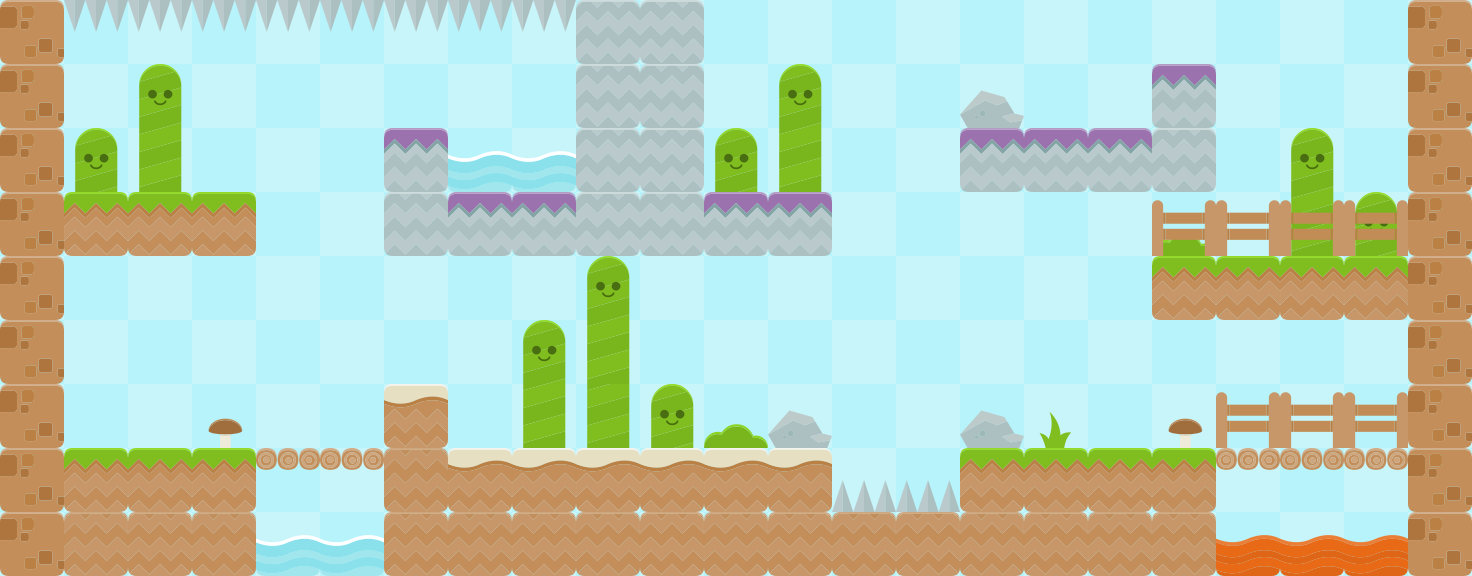

Rendered tile map (Tiled .tmx) drawn with the repository's tilesets; below, a short description and the map source with its tile grids summarised:
An orthogonal 23x9 tile map with 64x64 px tiles, 4 tile layers (background, platforms, decorations, decorations2) and 81 objects (52x objects.MyCoin, 21x citrus.objects.platformer.box2d.Platform, 3x citrus.objects.platformer.box2d.Enemy, 2x citrus.objects.platformer.box2d.Crate, 2x citrus.objects.platformer.box2d.MovingPl, ...).

<map version="1.0" orientation="orthogonal" renderorder="right-down" width="23" height="9" tilewidth="64" tileheight="64" nextobjectid="84">
 <tileset firstgid="1" name="Tileset.png" tilewidth="64" tileheight="64" tilecount="27">
  <image source="Tileset.png" width="576" height="192" />
 </tileset>
 <layer name="background" width="23" height="9">
  <data>[207 cells, 207 non-empty, 2 distinct tile ids]</data>
 </layer>
 <layer name="platforms" width="23" height="9">
  <data>[207 cells, 98 non-empty, 12 distinct tile ids]</data>
 </layer>
 <layer name="decorations" width="23" height="9">
  <data>[207 cells, 30 non-empty, 7 distinct tile ids]</data>
 </layer>
 <layer name="decorations2" width="23" height="9">
  <data>[207 cells, 7 non-empty, 1 distinct tile ids]</data>
 </layer>
 <objectgroup name="citrus objects">
  <object id="1" type="citrus.objects.platformer.box2d.Platform" x="0" y="0" width="64" height="576" />
  <object id="2" type="citrus.objects.platformer.box2d.Platform" x="64" y="448" width="192" height="128" />
  <object id="3" type="citrus.objects.platformer.box2d.Platform" x="384" y="448" width="448" height="128" />
  <object id="4" type="citrus.objects.platformer.box2d.Platform" x="960" y="448" width="256" height="128" />
  <object id="5" type="citrus.objects.platformer.box2d.Platform" x="832" y="512" width="128" height="64" />
  <object id="6" type="citrus.objects.platformer.box2d.Platform" x="64" y="192" width="192" height="64" />
  <object id="7" type="citrus.objects.platformer.box2d.Platform" x="384" y="192" width="448" height="64" />
  <object id="8" type="citrus.objects.platformer.box2d.Platform" x="576" y="0" width="128" height="192" />
  <object id="9" type="citrus.objects.platformer.box2d.Platform" x="960" y="128" width="255" height="61" />
  <object id="10" type="citrus.objects.platformer.box2d.Platform" x="1152" y="256" width="254" height="64" />
  <object id="11" type="citrus.objects.platformer.box2d.Platform" x="1408" y="0" width="64" height="576" />
  <object id="12" type="citrus.objects.platformer.box2d.Platform" x="256" y="448" width="127" height="18" />
  <object id="13" type="citrus.objects.platformer.box2d.Platform" x="1216" y="448" width="191" height="20" />
  <object id="14" type="citrus.objects.platformer.box2d.Platform" x="835" y="492" width="124" height="21" />
  <object id="15" type="citrus.objects.platformer.box2d.Platform" x="68" y="0" width="507" height="19" />
  <object id="16" name="hero" type="objects.MyHero" x="83" y="370" width="38" height="63">
   <properties>
    <property name="canDuck" value="false" />
    <property name="hurtVelocityX" value="3" />
    <property name="hurtVelocityY" value="5" />
    <property name="jumpHeight" value="9" />
    <property name="maxVelocity" value="3" />
   </properties>
  </object>
  <object id="17" name="crate" type="citrus.objects.platformer.box2d.Crate" x="192" y="128" width="64" height="64" />
  <object id="18" type="citrus.objects.platformer.box2d.MovingPlatform" x="285" y="128" width="66" height="15">
   <properties>
    <property name="endX" value="320" />
    <property name="endY" value="400" />
    <property name="speed" value="0.8" />
    <property name="startX" value="320" />
   </properties>
  </object>
  <object id="19" type="citrus.objects.platformer.box2d.MovingPlatform" x="859" y="129" width="67" height="14">
   <properties>
    <property name="endX" value="896" />
    <property name="endY" value="400" />
    <property name="speed" value="0.8" />
    <property name="startX" value="896" />
    <property name="startY" value="192" />
   </properties>
  </object>
  <object id="20" type="citrus.objects.platformer.box2d.Enemy" x="642" y="407" width="48" height="26">
   <properties>
    <property name="speed" value="0.5" />
   </properties>
  </object>
  <object id="21" type="citrus.objects.platformer.box2d.Enemy" x="1061" y="85" width="48" height="26">
   <properties>
    <property name="speed" value="0.5" />
   </properties>
  </object>
  <object id="22" type="citrus.objects.platformer.box2d.Enemy" x="1344" y="407" width="48" height="26">
   <properties>
    <property name="speed" value="0.5" />
   </properties>
  </object>
  <object id="23" type="citrus.objects.platformer.box2d.Platform" x="966" y="110" width="47" height="31" />
  <object id="24" type="citrus.objects.platformer.box2d.Platform" x="776" y="425" width="47" height="31" />
  <object id="25" type="citrus.objects.platformer.box2d.Platform" x="384" y="128" width="64" height="64" />
  <object id="26" type="citrus.objects.platformer.box2d.Platform" x="968" y="425" width="47" height="31" />
  <object id="27" type="citrus.objects.platformer.box2d.Platform" x="1152" y="64" width="64" height="64" />
  <object id="28" type="citrus.objects.platformer.box2d.Platform" x="384" y="384" width="64" height="64" />
  <object id="29" name="crate" type="citrus.objects.platformer.box2d.Crate" x="1280" y="192" width="64" height="64" />
  <object id="30" type="objects.MyCoin" x="177" y="289" width="28" height="29" />
  <object id="31" type="objects.MyCoin" x="131" y="289" width="28" height="29" />
  <object id="32" type="objects.MyCoin" x="224" y="289" width="28" height="29" />
  <object id="33" type="objects.MyCoin" x="224" y="336" width="28" height="29" />
  <object id="34" type="objects.MyCoin" x="178" y="335" width="28" height="29" />
  <object id="35" type="objects.MyCoin" x="132" y="335" width="28" height="29" />
  <object id="36" type="objects.MyCoin" x="488" y="65" width="28" height="29" />
  <object id="37" type="objects.MyCoin" x="535" y="65" width="28" height="29" />
  <object id="38" type="objects.MyCoin" x="442" y="65" width="28" height="29" />
  <object id="39" type="objects.MyCoin" x="519" y="290" width="28" height="29" />
  <object id="40" type="objects.MyCoin" x="520" y="336" width="28" height="29" />
  <object id="41" type="objects.MyCoin" x="566" y="337" width="28" height="29" />
  <object id="42" type="objects.MyCoin" x="566" y="290" width="28" height="29" />
  <object id="43" type="objects.MyCoin" x="474" y="336" width="28" height="29" />
  <object id="44" type="objects.MyCoin" x="473" y="290" width="28" height="29" />
  <object id="45" type="objects.MyCoin" x="659" y="289" width="28" height="29" />
  <object id="46" type="objects.MyCoin" x="660" y="335" width="28" height="29" />
  <object id="47" type="objects.MyCoin" x="706" y="336" width="28" height="29" />
  <object id="48" type="objects.MyCoin" x="706" y="289" width="28" height="29" />
  <object id="49" type="objects.MyCoin" x="614" y="335" width="28" height="29" />
  <object id="50" type="objects.MyCoin" x="613" y="289" width="28" height="29" />
  <object id="51" type="objects.MyCoin" x="764" y="37" width="28" height="29" />
  <object id="52" type="objects.MyCoin" x="765" y="83" width="28" height="29" />
  <object id="53" type="objects.MyCoin" x="811" y="84" width="28" height="29" />
  <object id="54" type="objects.MyCoin" x="811" y="37" width="28" height="29" />
  <object id="55" type="objects.MyCoin" x="719" y="83" width="28" height="29" />
  <object id="56" type="objects.MyCoin" x="718" y="37" width="28" height="29" />
  <object id="57" type="objects.MyCoin" x="1004" y="26" width="28" height="29" />
  <object id="58" type="objects.MyCoin" x="1097" y="26" width="28" height="29" />
  <object id="59" type="objects.MyCoin" x="1050" y="26" width="28" height="29" />
  <object id="60" type="objects.MyCoin" x="1299" y="65" width="28" height="29" />
  <object id="61" type="objects.MyCoin" x="1253" y="65" width="28" height="29" />
  <object id="62" type="objects.MyCoin" x="1345" y="66" width="28" height="29" />
  <object id="63" type="objects.MyCoin" x="1252" y="19" width="28" height="29" />
  </objectgroup>
</map>
<!-- 18 of 81 objects omitted -->
